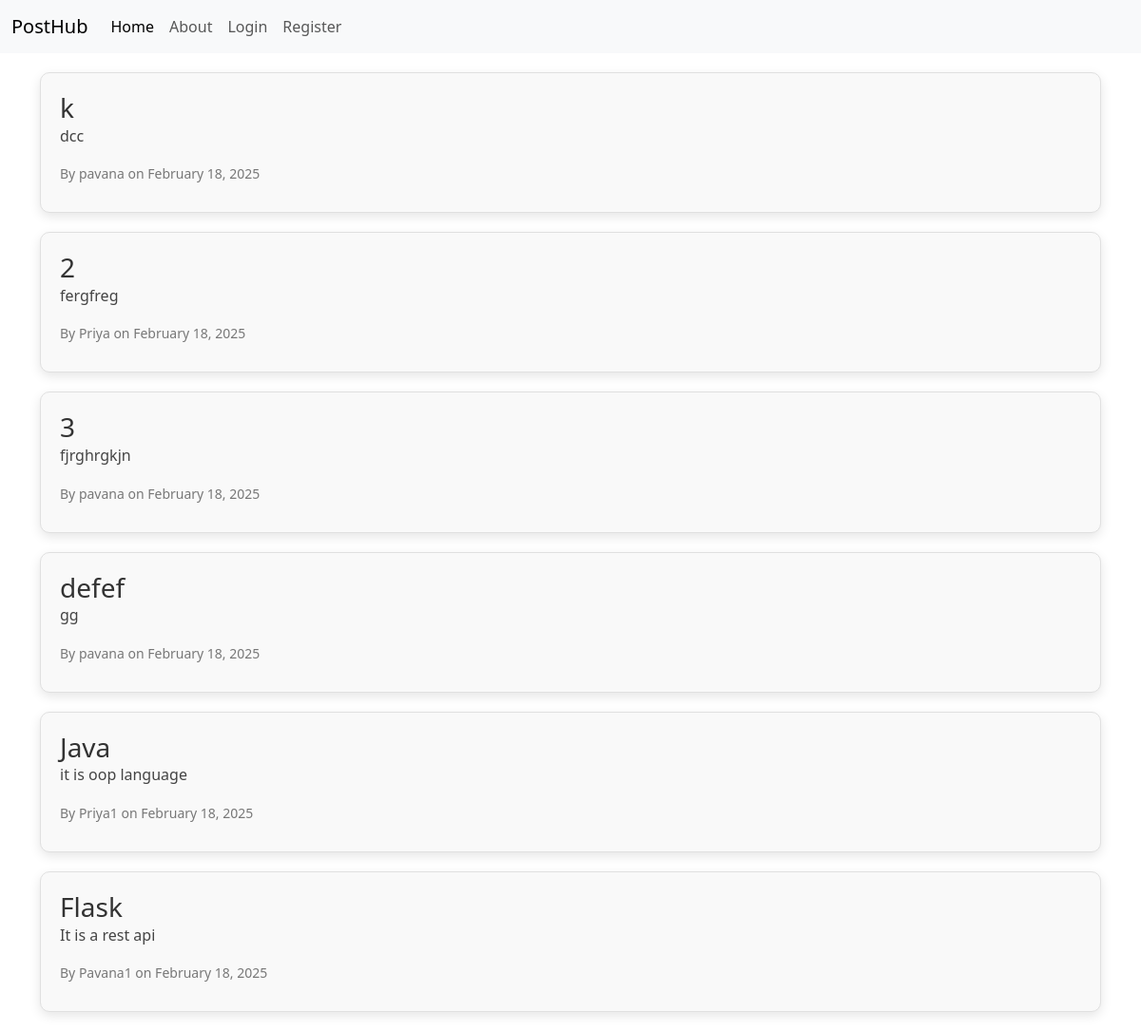
The page /home on the database its author committed.
### app.py (models this page shows)
class Post(db.Model):
    id=db.Column(db.Integer,primary_key=True)
    title=db.Column(db.String,nullable=False)
    date_posted=db.Column(db.DateTime,nullable=False,default=datetime.utcnow)
    content=db.Column(db.Text,nullable=False)
    user_id=db.Column(db.Integer,db.ForeignKey('user.id'),nullable=False)

class User(db.Model,UserMixin):
    id=db.Column(db.Integer,primary_key=True)
    username=db.Column(db.String,unique=True,nullable=False)
    email=db.Column(db.String,unique=True,nullable=False)
    image_url=db.Column(db.String,nullable=False,default="default.jpg")
    password=db.Column(db.String,nullable=False)
    posts=db.relationship('Post',backref='author',lazy=True)

### app.py (the view)
@app.route('/')
@app.route('/home')
def home():
    post=Post.query.all()
    return render_template('home.html',posts=post)

### templates/home.html (shortened to what this page needs)
{% extends "layout.html" %}
{% block content %}
    {% for p in posts %}
        <div class="post-card">
            <h1 class="post-title">{{ p.title }}</h1>
            <p class="post-content">{{ p.content }}</p>
            <p class="post-meta">By {{ p.author.username }} on {{ p.date_posted.strftime('%B %d, %Y') }}</p>
        </div>
    {% endfor %}
{% endblock %}

### templates/layout.html (shortened to what this page needs)
<!DOCTYPE html>
<html lang="en">
<head>
    <link href="https://cdn.jsdelivr.net/npm/bootstrap@5.3.3/dist/css/bootstrap.min.css" rel="stylesheet">
</head>
<body>
    <nav class="navbar navbar-expand-lg bg-body-tertiary">
        <div class="container-fluid">
          <a class="navbar-brand" href="#">PostHub</a>
          <div class="collapse navbar-collapse" id="navbarNav">
            <ul class="navbar-nav">
              <li class="nav-item">
                <a class="nav-link active" aria-current="page" href="{{url_for('home')}}">Home</a>
              </li>
              <li class="nav-item">
                <a class="nav-link" href="{{url_for('about')}}">About</a>
              </li>
              {%if current_user.is_authenticated%}
              <li class="nav-item">
                <a class="nav-link" href="{{url_for('post1')}}">Add Post</a>
              </li>
              <li class="nav-item">
                <a class="nav-link" href="{{url_for('account')}}">Account</a>
              </li>
              <li class="nav-item">
                <a class="nav-link" href="{{url_for('logout')}}">Logout</a>
              </li>
              {%else%}
              <li class="nav-item">
                <a class="nav-link" href="{{url_for('login')}}">Login</a>
              </li>
              <li class="nav-item">
                <a class="nav-link" href="{{url_for('register')}}">Register</a>
              </li>
              {%endif%}
            </ul>
          </div>
        </div>
      </nav>
    <div class="container">
    {%block content%}
    {%endblock%}
    </div>
</body>
</html>

### templates/home.html (style rules this page uses)
.post-card { border: 1px solid #e0e0e0; border-radius: 10px; padding: 20px; margin: 20px 0; box-shadow: 0 4px 12px rgba(0, 0, 0, 0.1); background-color: #f9f9f9; transition: box-shadow 0.3s; }
.post-title { font-size: 28px; color: #333; margin: 0; }
.post-meta { color: #777; font-size: 14px; margin-bottom: 10px; }
.post-content { font-size: 16px; color: #444; line-height: 1.6; }

### rows shown on the page
Post: title "k", content "dcc", author.username "pavana", date_posted "February 18, 2025"
Post: title "2", content "fergfreg", author.username "Priya", date_posted "February 18, 2025"
Post: title "3", content "fjrghrgkjn", author.username "pavana", date_posted "February 18, 2025"
Post: title "defef", content "gg", author.username "pavana", date_posted "February 18, 2025"
Post: title "Java", content "it is oop language", author.username "Priya1", date_posted "February 18, 2025"
Post: title "Flask", content "It is a rest api", author.username "Pavana1", date_posted "February 18, 2025"
